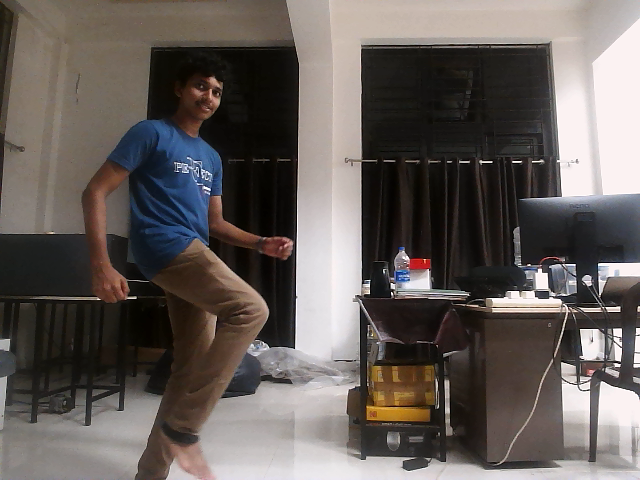
#> input picture img4.png, 640 x 480 px, given in place of the camera
$ python stereo_depth_sensing_test.py
#> lines starting #> are read from the running program, lines starting #| are printed output that depends on the picture
#> further down, l_frame is the input picture: shape (480, 640, 3); mean B, G, R 90, 93.6, 100.6
import cv2 as cv
import numpy as np

def generate_depth_frame(left, right):

    left_gray = cv.cvtColor(left, cv.COLOR_RGB2GRAY)
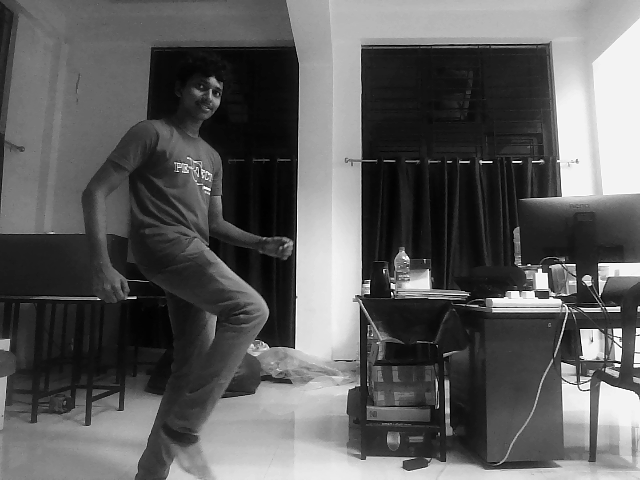
#> left_gray: shape (480, 640); min 0, max 255, mean 93.3
    right_gray = cv.cvtColor(right, cv.COLOR_RGB2GRAY)

    # Apply Gaussian Blur
    imgL = cv.GaussianBlur(left_gray, (5, 5), 0)
    imgR = cv.GaussianBlur(right_gray, (5, 5), 0)

    # Apply CLAHE (Contrast Limited Adaptive Histogram Equalization)
    clahe = cv.createCLAHE(clipLimit=3.0, tileGridSize=(5, 5))
    imgL = clahe.apply(imgL)
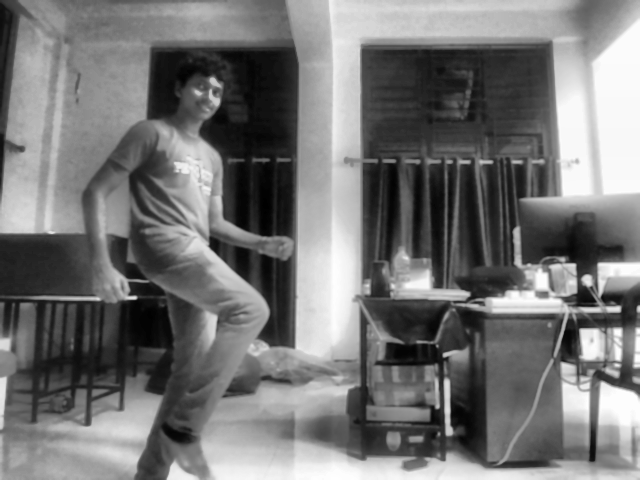
#> imgL: shape (480, 640); min 0, max 255, mean 116.9
    imgR = clahe.apply(imgR)

    # StereoSGBM Parameters
    min_disparity = 5
    num_disparities = 16*8  # Must be a multiple of 16
    block_size = 3  # Should be an odd number
    p1 = 8 * block_size**2  # Smoothness parameter 1
    p2 = 32 * block_size**2  # Smoothness parameter 2
    disp12_max_diff = 3
    uniqueness_ratio = 10
    speckle_window_size = 50
    speckle_range = 32
    pre_filter_cap = 63

    # StereoSGBM Matching
    stereo = cv.StereoSGBM_create(
        numDisparities=num_disparities,
        blockSize=block_size,
        minDisparity=min_disparity,
        P1=p1,
        P2=p2,
        disp12MaxDiff=disp12_max_diff,
        uniquenessRatio=uniqueness_ratio,
        speckleWindowSize=speckle_window_size,
        speckleRange=speckle_range,
        preFilterCap=pre_filter_cap,
        mode=cv.STEREO_SGBM_MODE_SGBM_3WAY
    )

    disparity = stereo.compute(imgL, imgR).astype(np.float32) / 16.0
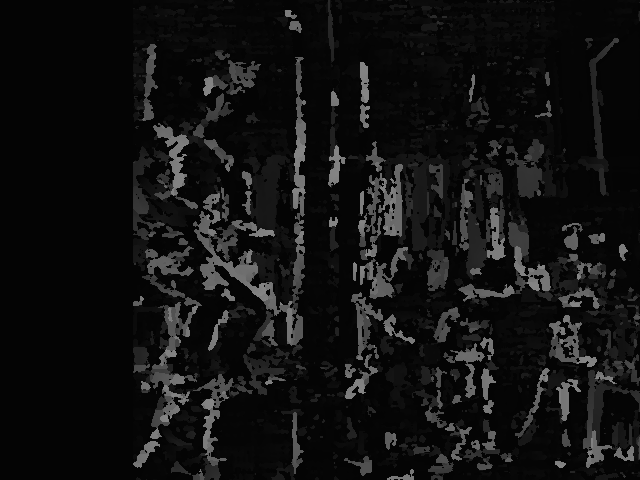
#> disparity: shape (480, 640) float32; min 4, max 132, mean 17.7

    # WLS Filtering
    lmbda = 8000
    sigma = 1.2
    wls_filter = cv.ximgproc.createDisparityWLSFilter(matcher_left=stereo)
    wls_filter.setLambda(lmbda)
    wls_filter.setSigmaColor(sigma)

    right_matcher = cv.ximgproc.createRightMatcher(stereo)
    disparity_right = right_matcher.compute(imgR, imgL).astype(np.float32) / 16.0
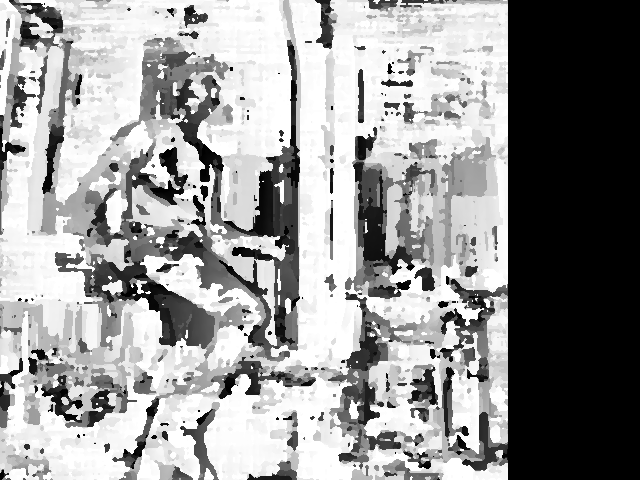
#> disparity_right: shape (480, 640) float32; min -133, max -5, mean -56.93; drawn with min black and max white
    filtered_disparity = wls_filter.filter(disparity, imgL, None, disparity_right)
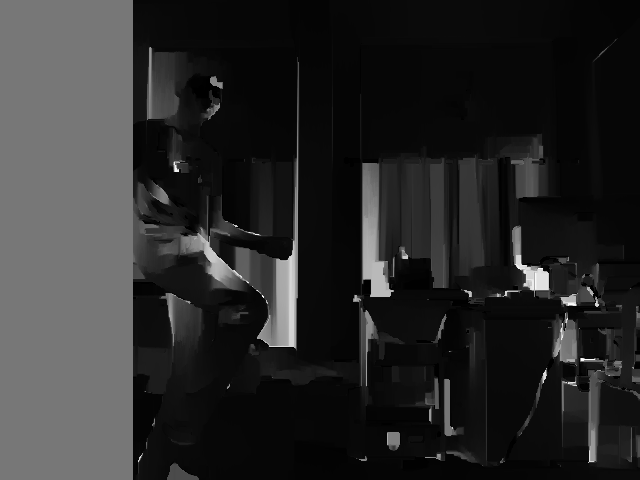
#> filtered_disparity: shape (480, 640) float32; 0% of the values are NaN or infinite; the others: min 4, max 132, mean 25.15; drawn with min black, max white, NaN and infinite black

    # Normalize for visualization
    disparity_visual = cv.normalize(filtered_disparity, None, alpha=0, beta=255, norm_type=cv.NORM_MINMAX)
#> disparity_visual: shape (480, 640) float32; 0% of the values are NaN or infinite; the others: min 0, max 0, mean 0
    disparity_visual = np.uint8(disparity_visual)
#> disparity_visual: shape (480, 640); every value is 0

    # Apply a colormap to enhance visibility
    disparity_colormap = cv.applyColorMap(disparity_visual, cv.COLORMAP_JET)
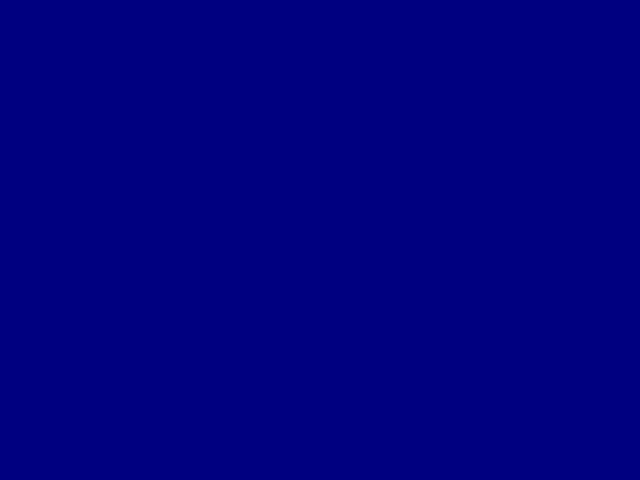
#> disparity_colormap: shape (480, 640, 3); mean B, G, R 128, 0, 0

    cv.imshow("Filtered Depth Map", disparity_colormap)
    cv.imwrite("filtered_depth_map.jpg", disparity_colormap)

    return disparity_colormap

cap1= cv.VideoCapture(4)
# Change according to camera input
cap2=cv.VideoCapture(2)


if not cap1.isOpened() and cap2.isOpened():
    print("Error: Could not open camera.")
    exit()

ret1, l_frame = cap1.read()
ret2, r_frame=cap2.read()
if not (ret1 or ret2):
    print("Error: Failed to capture initial frame.")
    cap1.release()
    cap2.release()
    exit()

while True:
    ret1, l_frame= cap1.read()
    ret2, r_frame= cap2.read()
    if not (ret1 or ret2):
        print("Error: Failed to capture frame.")
        break

    # generating desparity map
    disparity_map = generate_depth_frame(l_frame,r_frame)
    cv.imshow('l_camera', l_frame)
    cv.imshow('r_camera', r_frame)
    cv.imshow('Disparity Map', cv.GaussianBlur(disparity_map, (5, 5), 0))

    if cv.waitKey(1) & 0xFF == ord('q'):  # Press 'q' to quit
#> (key q is pressed here)
        cv.waitKey(0)
        cv.destroyAllWindows()
        break
